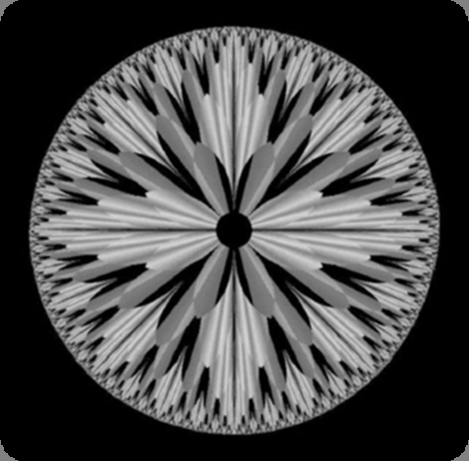
#> input picture lab2/fractal.png, 469 x 461 px
$ python bitslicing.py
#> lines starting #> are read from the running program, lines starting #| are printed output that depends on the picture; after the words box and inside, x2 and y2 are one past the last pixel; in counts of white or black regions, pixels touching at a corner belong together
import cv2
import numpy as np
import matplotlib as plt

def bitSlicing(img,pos):
    ht = img.shape[0]
    wd = img.shape[1]
    img_bit = np.zeros((ht,wd), np.uint8)

    for y in range(ht):
        for x in range(wd):
            actual_val = np.binary_repr(img[y][x],width=8)
            if actual_val[pos] == '1':
                img_bit[y][x] = 255
            else:
                img_bit[y][x] = 0
    return img_bit

image = cv2.imread("fractal.png",0)
#> image is the input picture: shape (461, 469); min 0, max 213, mean 72.5

for i in range(8):
    sliced_img = bitSlicing(image,i)
    cv2.imshow("sample"+str(8-i),sliced_img)
#> this loop made 8 passes
#> pass 1, `sliced_img = bitSlicing(image,i)`:
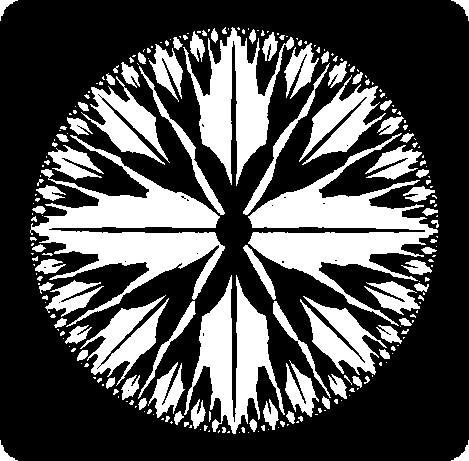
#> sliced_img: shape (461, 469); 30.5% white; 246 white regions (154 under 20 px), largest, box (x1, y1, x2, y2) and area: (30, 135, 225, 327) 11658, (248, 133, 438, 326) 11173, (184, 275, 285, 434) 6538
#> pass 2, `sliced_img = bitSlicing(image,i)`:
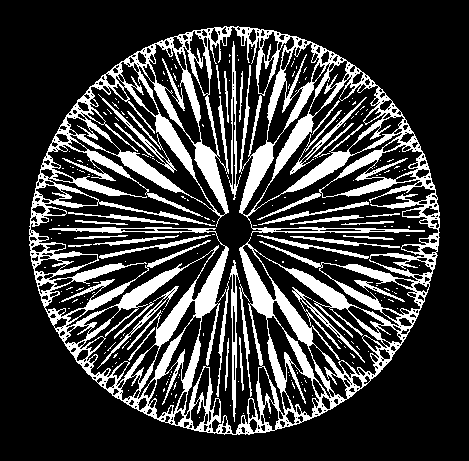
#> sliced_img: shape (461, 469); 22.8% white; 217 white regions (183 under 20 px), largest, box (x1, y1, x2, y2) and area: (29, 26, 440, 435) 41428, (229, 260, 240, 422) 598, (229, 41, 241, 200) 558
#> pass 3, `sliced_img = bitSlicing(image,i)`:
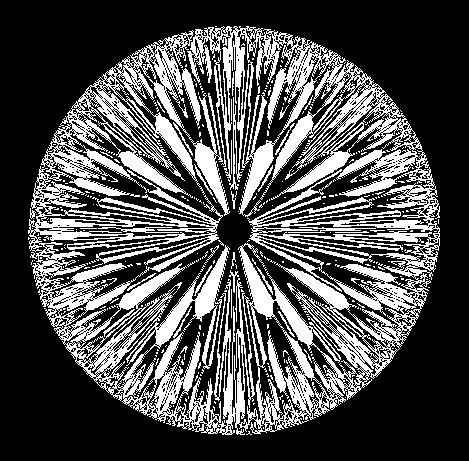
#> sliced_img: shape (461, 469); 30.3% white; 319 white regions (288 under 20 px), largest, box (x1, y1, x2, y2) and area: (28, 26, 440, 435) 62470, (288, 227, 376, 233) 192, (98, 227, 179, 233) 188

cv2.waitKey(0)
